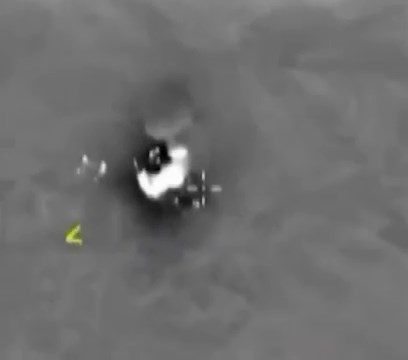
//> input picture images/allababah/ig_0.jpg, 408 x 360 px
$ ./main ../images/allababah/ig_0.jpg   (built with g++ and OpenCV 4)
//> lines starting //> are read from the running program, lines starting //| are printed output that depends on the picture; after the words box and inside, x2 and y2 are one past the last pixel; in counts of white or black regions, pixels touching at a corner belong together
#include <iostream>
#include <string>

#include <opencv2/core.hpp>
#include <opencv2/imgproc.hpp>
#include <opencv2/highgui.hpp>

using std::endl;
using std::cout;
using std::cin;
using std::vector;
using std::string;
using std::stoi;
using std::sort;
using namespace cv;

static cv::Mat inputPhoto;
static int thresholdMin = 240;
static int thresholdMax = 256;


static void trackbar_handler(int, void*) {
    if(thresholdMin > thresholdMax) {
        cout << "Threshold minimum is bigger than threshold maximum.\n";
        return;
    }

    // Отфильтровываем только то, что нужно, по пороговому значнию
    double thrMin = (double)thresholdMin;
    double thrMax = (double)thresholdMax;
    cv::Mat outputPhoto;
    cv::threshold(inputPhoto, outputPhoto, thrMin, thrMax, cv::THRESH_BINARY);

    // Визуально выделяем границы
    cv::imshow("Settings Threshold", outputPhoto);
}

cv::Point2d warmHouseDetector(cv::Mat &inputPhoto, cv::Mat &targetPhoto, int threshold) {

    // бинаризация изображения
    cv::threshold(inputPhoto, targetPhoto, threshold, 255., cv::THRESH_BINARY);
    // ищем контур цели
    std::vector< std::vector<cv::Point> > contours;
    std::vector<cv::Vec4i> hierarh;
    cv::findContours(targetPhoto, contours, hierarh, cv::RETR_TREE, cv::CHAIN_APPROX_SIMPLE);
    int maxContourIdx = 0;
    double maxContourArea = 0.0;
    for(size_t i = 0; i < contours.size(); i++) {
        double area = cv::contourArea(contours[i]);
        if(area > maxContourArea) {
            maxContourIdx = i;
            maxContourArea = area;
        }
    }

    // ищем "центр тяжести" цели на фотографии
    cv::Moments mnts = cv::moments(contours[maxContourIdx]);
    double cols = mnts.m10 / mnts.m00;
    double rows = mnts.m01 / mnts.m00;
    cv::Point2d target(cols, rows);

    // отрисовка
    cv::cvtColor(targetPhoto, targetPhoto, cv::COLOR_GRAY2RGB);
    cv::drawContours(targetPhoto, contours, maxContourIdx, cv::Scalar(0, 0, 255), 3);
    cv::putText(targetPhoto, std::to_string(cols) + " : " + std::to_string(rows), target + cv::Point2d(20,-20), cv::FONT_HERSHEY_COMPLEX, 0.5, cv::Scalar(0, 0, 255));
    cv::circle(targetPhoto, target, 5, cv::Scalar(0, 0, 255),-1);
    return target;
}

int main(int argc, char* argv[]) {

    if(argc == 1) {
        std::cout << "Please, run programm with argument - path to photo." << std::endl;
        return 1;
    }

    std::string filePath = argv[1];
    inputPhoto = imread(filePath, cv::IMREAD_GRAYSCALE);
//> inputPhoto: 360 rows x 408 cols, CV_8UC1; min 0, max 255, mean 110.2
    if(inputPhoto.empty()) {
        std::cout << "Photo is empty" << std::endl;
        return 1;
    }

    cv::imshow("photo", inputPhoto);
    cv::waitKey();

    // Создаём ползунки для последующей коррекции параметров HSV
    namedWindow("Settings Threshold", cv::WINDOW_NORMAL);
    cv::createTrackbar("Threshold from", "Settings Threshold", &thresholdMin, 256, trackbar_handler);
    cv::createTrackbar("Threshold to ", "Settings Threshold", &thresholdMax, 256, trackbar_handler);

    // Инициализируем обработку параметров HSV
    trackbar_handler(0,0);
//> in trackbar_handler, `cv::threshold(inputPhoto, outputPhoto, thrMin, thrMax, cv::THRESH_BINA..`:
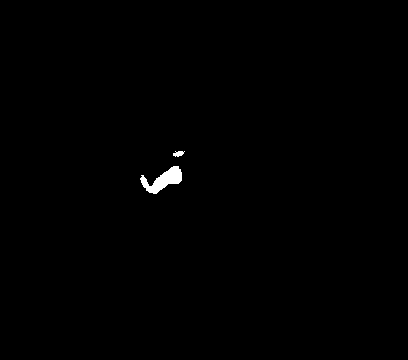
//> outputPhoto: 360 rows x 408 cols, CV_8UC1; 0.41% white; 2 white regions
    // Дальнейший цикл - пока пользователь меняет положение трекеров и/или НЕ нажимает на esc
    while(true) {
        int iKey = cv::waitKey(50);
//> the Esc key is pressed
        if (iKey == 27) {
            break;
        }
    }

    cv::Mat targetPhoto;
    cv::Point2d target = warmHouseDetector(inputPhoto, targetPhoto, thresholdMin);
//> in warmHouseDetector, `cv::findContours(targetPhoto, contours, hierarh, cv::RETR_TREE, cv::CH..`: contours = 2 contours; box (x1, y1, x2, y2) and area: (140, 166, 182, 194) 494, (173, 151, 185, 157) 34
//> the loop in warmHouseDetector, `for(size_t i = 0; i < contours.size(); i++)` made 2 passes
//> (area, maxContourArea) on pass 1: (494, 494)
//> area on pass 2: 33.5
//> after the loop in warmHouseDetector, `for(size_t i = 0; i < contours.size(); i++)`: maxContourIdx = 0; maxContourArea = 494
//> in warmHouseDetector, `cv::Moments mnts = cv::moments(contours[maxContourIdx]);`: mnts = moments, m00 494, centre m10/m00, m01/m00 = (163.4, 179.8)
//> in warmHouseDetector, `double cols = mnts.m10 / mnts.m00;`: cols = 163.4
//> in warmHouseDetector, `double rows = mnts.m01 / mnts.m00;`: rows = 179.8
//> in warmHouseDetector, `cv::Point2d target(cols, rows);`: target = Point(163.4, 179.8)
//> in warmHouseDetector, `cv::cvtColor(targetPhoto, targetPhoto, cv::COLOR_GRAY2RGB);`: targetPhoto: 360 rows x 408 cols, CV_8UC3; 0.41% white; 2 white regions, box (x1, y1, x2, y2) and area: (140, 166, 182, 194) 551, (173, 151, 185, 157) 48
//> in warmHouseDetector, `cv::putText(targetPhoto, std::to_string(cols) + " : " + std::to_string..`:
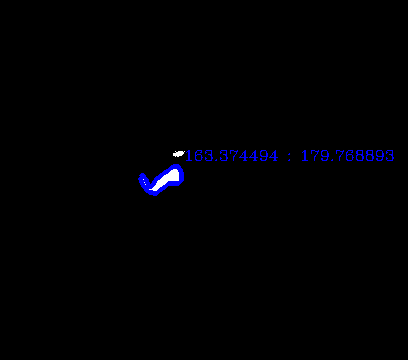
//> targetPhoto: 360 rows x 408 cols, CV_8UC3; mean R, G, B 0.5, 0.5, 2.5
//> in warmHouseDetector, `cv::circle(targetPhoto, target, 5, cv::Scalar(0, 0, 255),-1);`: targetPhoto: 360 rows x 408 cols, CV_8UC3; 65 pixels changed, all inside (x1, y1, x2, y2) = (158, 176, 169, 185)
//> target = Point(163.4, 179.8)
    std::cout << "Target : " << target << std::endl;
//| Target : [163.374, 179.769]
    cv::imshow("Target photo", targetPhoto);
    waitKey();

	return 0;
}

$ run again, on images/allababah/ig_2.jpg
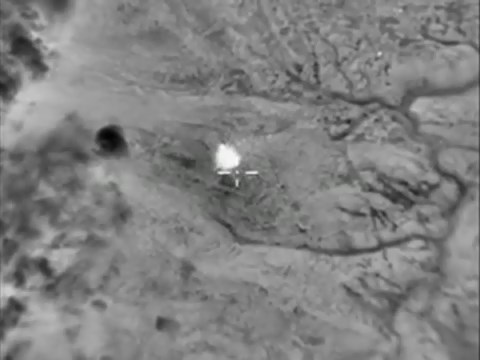
//> input picture images/allababah/ig_2.jpg, 480 x 360 px
//> in trackbar_handler, `cv::threshold(inputPhoto, outputPhoto, thrMin, thrMax, cv::THRESH_BINA..`:
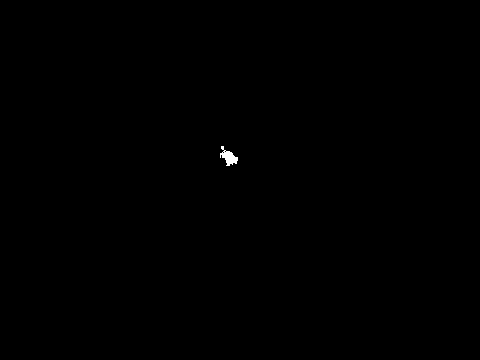
//> outputPhoto: 360 rows x 480 cols, CV_8UC1; 0.1% white; 1 white region
//> contours = 3 contours, 2 with area under 20; largest, box (x1, y1, x2, y2) and area: (220, 146, 238, 166) 142
//> the loop in warmHouseDetector, `for(size_t i = 0; i < contours.size(); i++)` made 3 passes
//> (area, maxContourArea) on pass 1: (141.5, 141.5)
//> after the loop in warmHouseDetector, `for(size_t i = 0; i < contours.size(); i++)`: maxContourIdx = 0; maxContourArea = 141.5
//> mnts = moments, m00 141.5, centre m10/m00, m01/m00 = (228.6, 156.8)
//> cols = 228.6
//> rows = 156.8
//> in warmHouseDetector, `cv::Point2d target(cols, rows);`: target = Point(228.6, 156.8)
//> in warmHouseDetector, `cv::putText(targetPhoto, std::to_string(cols) + " : " + std::to_string..`:
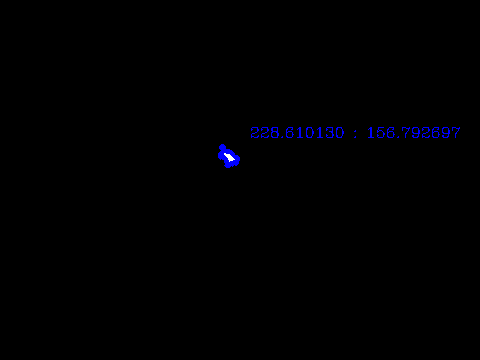
//> targetPhoto: 360 rows x 480 cols, CV_8UC3; mean R, G, B 0.1, 0.1, 1.4
//| Target : [228.61, 156.793]
